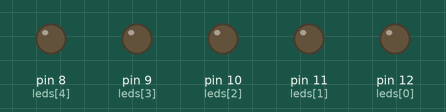
A sketch run on a simulated Arduino Uno, built with avr-gcc and run on an emulated ATmega328P. On the bench: output pins drawn as LEDs (lit = HIGH).

Above: at 0.1 s.
At 5.7 s:
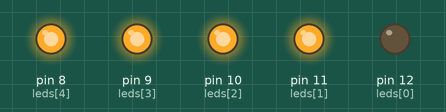
At 11.8 s:
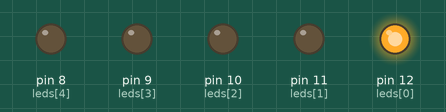
At 20.6 s:
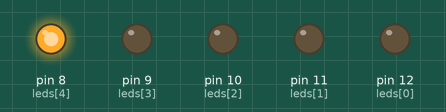
At 26.7 s:
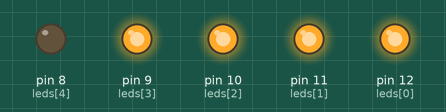
At 38.5 s:
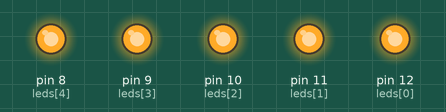
Timing chart, 0 to 40.0 s (numbered marks = the images above):
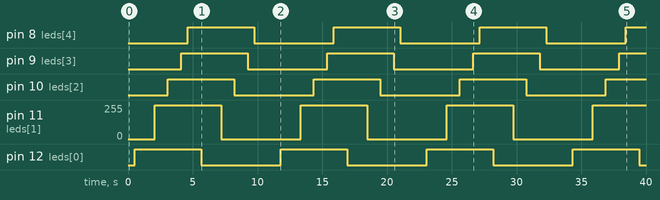

The sketch:

UPDATED-ACT_2_Working_with_Analog_Signals.ino
```cpp
int leds[5] = { 12 ,11, 10, 9, 8};
int i;


void setup() {
  i = 0;
  while (i < 5) {
    pinMode(leds[i], OUTPUT);
    i++;
  }
}

void loop() {
    // for(int i=0;i<5;i++){
    //   for(int j=0;j<256;j++){
    //     analogWrite(leds[i], j);
    //     delay(5);
    //   }
    // }


    // for(int i=0;i<5;i++){
    //   for(int j=255;j>=0;j--){
    //     analogWrite(leds[i], j);
    //     delay(5);
    //   }
    // }
  int brightness;
  i = 0;
while(i < 5) {
  brightness = 0;
  while(brightness < 256) {
    analogWrite(leds[i], brightness);
    delay(4);
    brightness++;
  }
  i++;
}

i = 0;
while(i < 5) {
  brightness = 255;
  while(brightness > -1) {
    analogWrite(leds[i], brightness);
    delay(4);
    brightness--;
  }
  i++;
}
  delay(1000);
}
```

Measured:
- by itself, pin 8 (leds[4]), pin 9 (leds[3]), pin 10 (leds[2]), pin 12 (leds[0]): alternates HIGH for 5.1 s and LOW for 6.1 s
- by itself, pin 11 (leds[1]): 0/255 → 255/255 at 2.1 s, → 0/255 5.1 s later, → 255/255 6.1 s later, → 0/255 5.1 s later, … (8 changes in this stretch)
